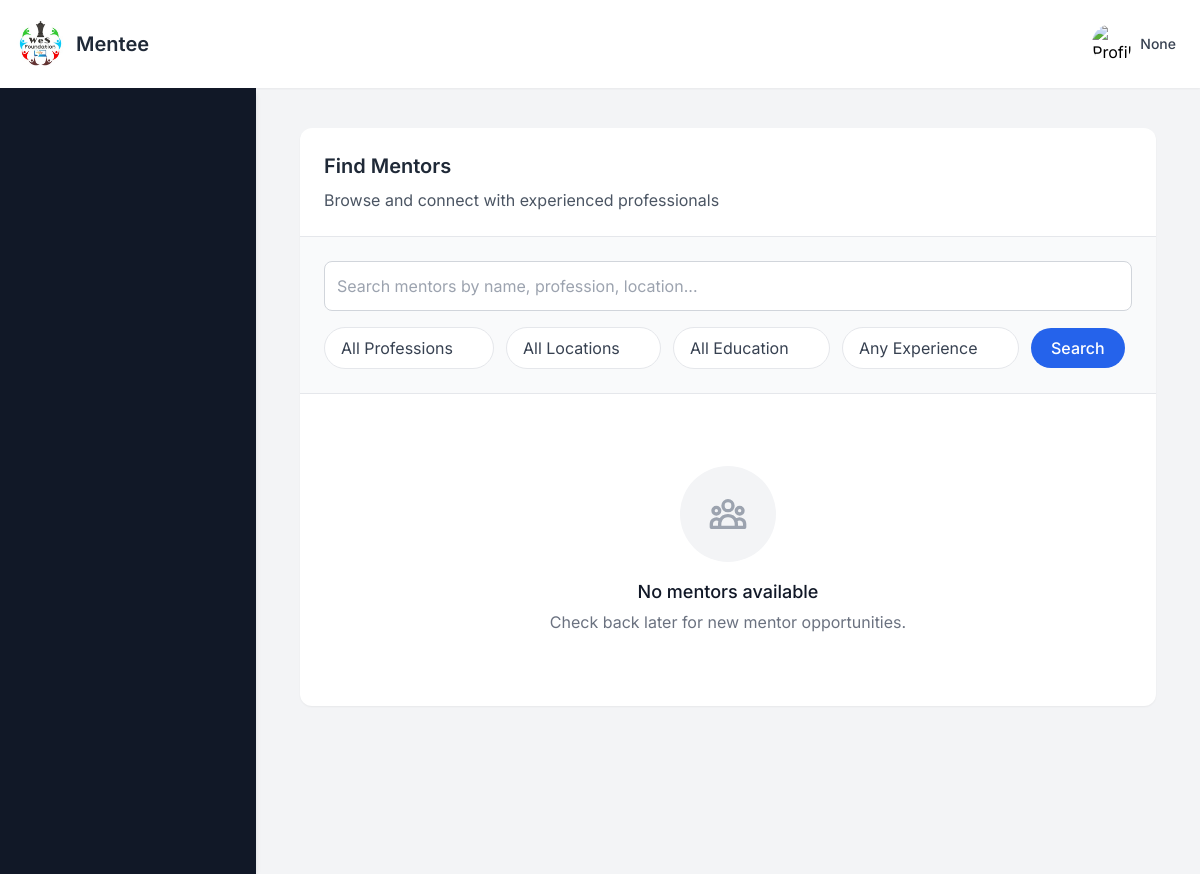
Before: /find_mentor with the older database file.
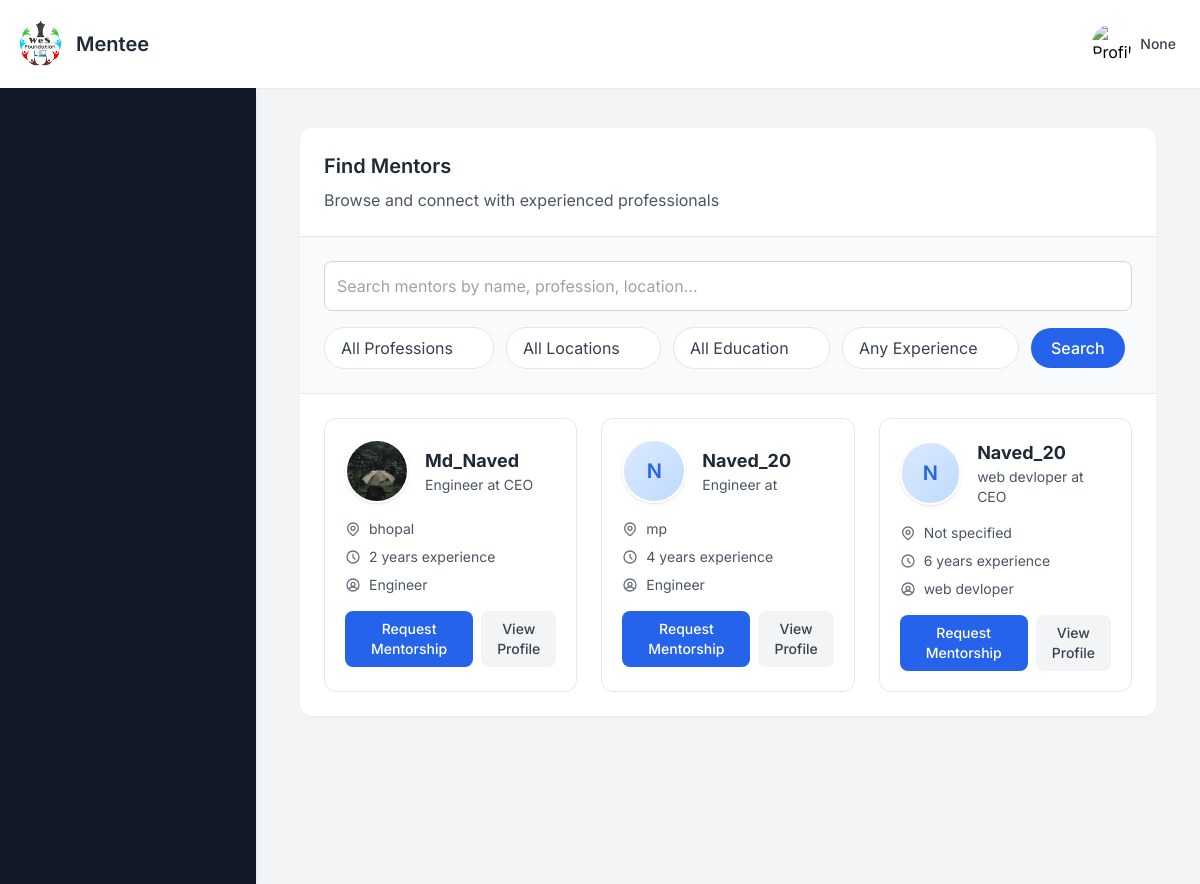
After: the same page with the newer database file.
### app.py (models this page shows, shortened)
class MentorProfile(db.Model):
    __tablename__="mentor_profile"
    id = db.Column(db.Integer, primary_key=True)
    user_id= db.Column(db.Integer, db.ForeignKey("signup_details.id"),nullable=False)
    profession = db.Column(db.String(100))
    organisation = db.Column(db.String(150))
    whatsapp = db.Column(db.String(20))
    location = db.Column(db.String(100))
    education = db.Column(db.String(150))
    language = db.Column(db.String(100))
    availability = db.Column(db.String(100))
    connect_frequency = db.Column(db.String(100))
    preferred_communication = db.Column(db.String(100))
    social_link = db.Column(db.String(200))
    why_mentor = db.Column(db.Text)
    additional_info = db.Column(db.Text)
    profile_picture = db.Column(db.String(100))
    years_of_experience = db.Column(db.String(100))
    status = db.Column(db.String(20), default="pending")

class User(db.Model):
    __tablename__ = "signup_details"
    id = db.Column(db.Integer, primary_key=True)
    name = db.Column(db.String(100), nullable=False)
    email = db.Column(db.String(100), unique=True, nullable=False)
    password = db.Column(db.String(200), nullable=False)   # length thoda bada
    user_type = db.Column(db.String(10), nullable=False)
    mentor_profile = db.relationship("MentorProfile", backref="user", uselist=False)

### app.py (the view, shortened to what this page needs)
@app.route("/find_mentor", methods=["GET"])
def find_mentor():
    query = MentorProfile.query
    profession = request.args.get("profession")
    location = request.args.get("location")
    education = request.args.get("education")
    experience = request.args.get("experience")
    if profession:
        query = query.filter_by(profession=profession)
    if location:
        query = query.filter_by(location=location)
    if education:
        query = query.filter_by(education=education)
    mentors = query.all()
    options = get_filter_options()
    return render_template(
        "menteedashboard.html",
        all_mentors=mentors,
        professions=options["professions"],
        locations=options["locations"],
        educations=options["educations"],
        experiences=options["experiences"],
        active_section="findmentor",
        show_sidebar=True
    )

### app.py (called while the page is built, shortened)
def get_filter_options():
    return {
        "professions": sorted({row.profession for row in MentorProfile.query.with_entities(MentorProfile.profession).distinct() if row.profession}),
        "locations": sorted({row.location for row in MentorProfile.query.with_entities(MentorProfile.location).distinct() if row.location}),
        "educations": sorted({row.education for row in MentorProfile.query.with_entities(MentorProfile.education).distinct() if row.education}),
        "experiences": sorted({row.years_of_experience for row in MentorProfile.query.with_entities(MentorProfile.years_of_experience).distinct() if row.years_of_experience}),
    }

@app.context_processor
def inject_user_profile_pic():
    return dict(current_user_profile_pic=None)

### templates/menteedashboard.html (shortened to what this page needs)
{% extends "base2.html" %}
{% block user %}Mentee{% endblock %}
{% block content %}
<main class="max-w-7xl mx-auto px-2 sm:px-3 lg:px-3 py-2">
  <section id="findmentor" class="hidden bg-white rounded-xl shadow-sm overflow-hidden">
    <div class="p-6 border-b border-gray-200">
      <h2 class="text-xl font-semibold text-gray-800 mb-2">Find Mentors</h2>
      <p class="text-gray-600">Browse and connect with experienced professionals</p>
    </div>
    <div class="p-6 bg-gray-50 border-b border-gray-200">
      <input type="text" id="findMentorSearch" placeholder="Search mentors by name, profession, location..."
             class="w-full p-3 mb-4 border border-gray-300 rounded-lg"
             onkeyup="filterMentors()">
      <form method="GET" action="{{ url_for('find_mentor') }}">
        <div class="flex flex-wrap items-center gap-3">
          <div class="relative">
            <select name="profession" class="appearance-none pl-4 pr-10 py-2 border rounded-full text-gray-700 bg-white">
              <option value="" {% if not request.args.get('profession') %}selected{% endif %}>All Professions</option>
            </select>
          </div>
          <div class="relative">
            <select name="location" class="appearance-none pl-4 pr-10 py-2 border rounded-full text-gray-700 bg-white">
              <option value="" {% if not request.args.get('location') %}selected{% endif %}>All Locations</option>
            </select>
          </div>
          <div class="relative">
            <select name="education" class="appearance-none pl-4 pr-10 py-2 border rounded-full text-gray-700 bg-white">
              <option value="" {% if not request.args.get('education') %}selected{% endif %}>All Education</option>
            </select>
          </div>
          <div class="relative">
            <select name="experience" class="appearance-none pl-4 pr-10 py-2 border rounded-full text-gray-700 bg-white">
              <option value="" {% if not request.args.get('experience') %}selected{% endif %}>Any Experience</option>
            </select>
          </div>
          <button type="submit" class="px-5 py-2 rounded-full bg-blue-600 text-white font-medium">
            Search
          </button>
        </div>
      </form>
    </div>
    <div class="p-6">
      {% if all_mentors and all_mentors|length > 0 %}
      <div class="grid grid-cols-1 md:grid-cols-2 lg:grid-cols-3 gap-6" id="mentorsContainer">
        {% for mentor in all_mentors %}
        <div class="mentor-card bg-white rounded-xl border border-gray-200 p-5 transition-all hover:shadow-md">
          <div class="flex items-center gap-4 mb-4">
            {% if mentor.profile_picture %}
              <img src="{{ url_for('static', filename='uploads/' ~ mentor.profile_picture) }}"
                   alt="{{ mentor.user.name }}"
                   class="w-16 h-16 rounded-full object-cover border-2 border-white shadow">
            {% else %}
              <div class="w-16 h-16 rounded-full bg-gradient-to-br from-blue-100 to-blue-200 flex items-center justify-center text-blue-600 border-2 border-white shadow">
                <span class="text-xl font-semibold">{{ mentor.user.name[0] if mentor.user.name else '?' }}</span>
              </div>
            {% endif %}
            <div>
              <h3 class="text-lg font-bold text-gray-800 mentor-name">{{ mentor.user.name }}</h3>
              <p class="text-sm text-gray-600 mentor-profession">{{ mentor.profession }} at {{ mentor.organisation }}</p>
            </div>
          </div>
          <div class="space-y-2 mb-4">
            <div class="flex items-center text-sm text-gray-600 mentor-location">
              <span>{{ mentor.location if mentor.location else 'Not specified' }}</span>
            </div>
            <div class="flex items-center text-sm text-gray-600">
              <svg xmlns="http://www.w3.org/2000/svg"
                   class="h-4 w-4 mr-2 text-gray-500"
                   fill="none" viewBox="0 0 24 24"
                   stroke="currentColor">
                <path stroke-linecap="round" stroke-linejoin="round" stroke-width="2"
                      d="M12 8v4l3 3m6-3a9 9 0 11-18
                         0 9 9 0 0118 0z" />
              </svg>
              <span>{{ mentor.years_of_experience if mentor.years_of_experience else 'Not specified' }} years experience</span>
            </div>
            <div class="flex items-center text-sm text-gray-600">
              <span>{{ mentor.profession if mentor.profession else 'Not specified' }}</span>
            </div>
          </div>
          <div class="flex space-x-2">
            <form method="POST" action="">
              <button type="submit" class="flex-1 px-4 py-2 bg-blue-600 text-white text-sm font-medium rounded-lg hover:bg-blue-700 transition">
                Request Mentorship
              </button>
            </form>
            <button onclick="openProfileModal(
                  '{{ mentor.user.name }}',
                  '{{ mentor.profession }}',
                  '{{ mentor.organisation }}',
                  '{{ mentor.location }}',
                  '{{ mentor.years_of_experience }}',
                  '{{ mentor.profile_picture }}',
                  '{{ mentor.user.email }}',
                  '{{ mentor.education }}',
                  '{{ mentor.language }}',
                  '{{ mentor.preferred_communication }}',
                  '{{ mentor.social_link }}',
                  '{{ mentor.why_mentor }}'
                                             )"
                     class="flex-1 px-4 py-2 bg-gray-100 text-gray-700 text-sm font-medium rounded-lg hover:bg-gray-200 transition">
                      View Profile
            </button>
         </div>
        </div>
        {% endfor %}
      </div>
      {% else %}
      <div class="text-center py-12">
        <div class="mx-auto w-24 h-24 rounded-full bg-gray-100 flex items-center justify-center mb-4">
        </div>
        <h3 class="text-lg font-medium text-gray-900 mb-1">No mentors available</h3>
        <p class="text-gray-500">Check back later for new mentor opportunities.</p>
      </div>
      {% endif %}
    </div>
  </section>
</main>
{% endblock %}

### templates/base2.html (shortened to what this page needs)
<!DOCTYPE html>
<html lang="en">
<head>
    <script src="https://cdn.tailwindcss.com"></script>
</head>
<body class="flex flex-col h-screen overflow-hidden ">
    <nav class="bg-white shadow-sm p-4 flex justify-between items-center z-10">
        <div class="flex items-center space-x-2">
             <a href="
             {% if session.get('user_type') == '0' %}
                {{ url_for('supervisordashboard') }}
            {% elif session.get('user_type') == '1' %}
                {{ url_for('mentordashboard') }}
            {% elif session.get('user_type') == '2' %}
                {{ url_for('menteedashboard') }}
            {% else %}
                {{ url_for('home') }}
            {% endif %}
             " class="flex items-center">
            <img src="{{ url_for('static', filename='img/logo.jpg') }}" alt="LOGO" class="h-12 w-12 rounded-full mr-3">
            <span class="text-xl font-semibold text-gray-800">{% block user %}{% endblock %}</span>
            </a>
        </div>
        <div class="relative">
            <button id="profile-dropdown-btn" class="group flex items-center space-x-2 p-2 rounded-full hover:bg-gray-600 hover:text-white transition-colors duration-200 focus:outline-none focus:ring focus:ring-blue-300">
                    <div class="top-right-profile">
                        {% if current_user_profile_pic %}
                            <img src="{{ url_for('static', filename='uploads/' + current_user_profile_pic) }}"
                                 alt="Profile Picture" class="w-10 h-10 rounded-full object-cover">
                        {% else %}
                            <img src="{{ url_for('static', filename='uploads/default.png') }}"
                                 alt="Profile Picture" class="w-10 h-10 rounded-full object-cover">
                        {% endif %}
                    </div>
                <span class="text-sm font-medium text-gray-700 group-hover:text-white hidden sm:block">{{ session.get('email') }}</span>
            </button>
        </div>
    </nav>
    <div class="flex flex-1 overflow-hidden">
    <div class="flex flex-1 overflow-hidden">
        {% if show_sidebar %}
<aside id="sidebar"
       class="fixed inset-y-0 left-0 w-64 bg-gray-900 shadow-md p-4 space-y-2 overflow-y-auto
              transform -translate-x-full transition-transform duration-200 ease-in-out
              md:relative md:translate-x-0 z-20">
</aside>
        {% endif %}
    <main class="flex-1 p-8 overflow-y-auto pb-40">
        {% block content %}{% endblock %}
    </main>
</div>
    </div>
</body>
</html>

### templates/base2.html (style rules this page uses)
body { font-family: 'Inter', sans-serif; background-color: #f3f4f6; }

Changed rows visible on the page:
added MentorProfile: profile_picture (picture), user.name "Md_Naved", profession "Engineer", organisation "CEO", location "bhopal", years_of_experience "2"
added MentorProfile: user "N", user.name "Naved_20", profession "Engineer", location "mp", years_of_experience "4"
added MentorProfile: user "N", user.name "Naved_20", profession "web devloper", organisation "CEO", location "Not specified", years_of_experience "6"
Other visible differences:
text no longer shown: "No mentors available Check back later for new mentor opportunities."
